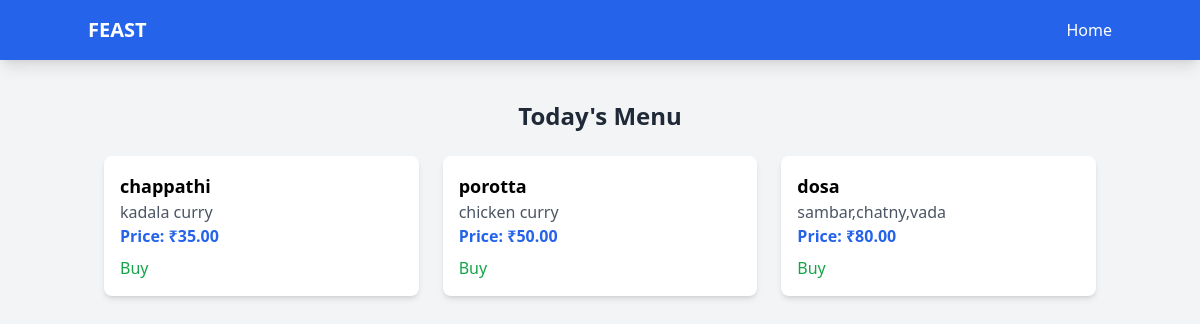
/menu/, run on an earlier commit of the app's database.
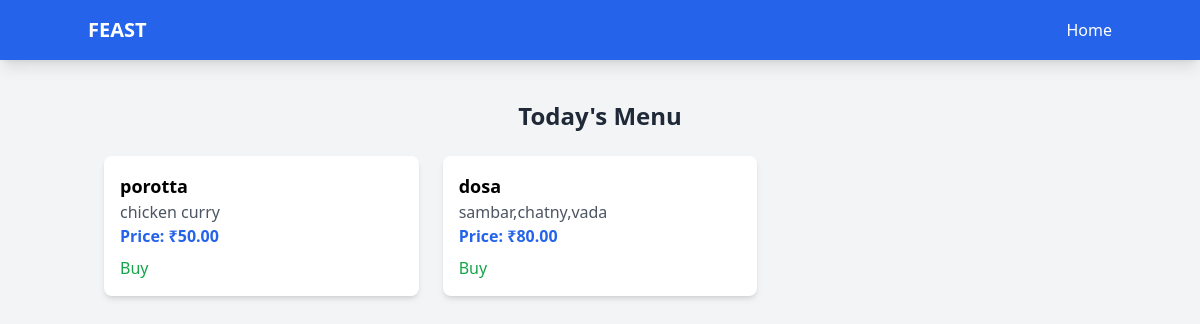
And on a later commit of the database.
### feast/models.py (models this page shows, shortened)
class Menu(models.Model):
    CATEGORY_CHOICES = [
        ('breakfast', 'Breakfast'),
        ('lunch', 'Lunch'),
        ('snacks', 'Snacks'),
        ('dinner', 'Dinner'),
    ]
    name = models.CharField(max_length=100)
    description = models.TextField(blank=True, null=True)
    price = models.DecimalField(max_digits=6, decimal_places=2)
    category = models.CharField(max_length=10, choices=CATEGORY_CHOICES)
    available = models.BooleanField(default=True)
    created_at = models.DateTimeField(auto_now_add=True)

### feast/views.py (the view)
# urls.py: path('menu/', menu_list, name='menu_list'),
def menu_list(request):
    menu_items = Menu.objects.all()
    return render(request, 'menu_list.html', {'menu_items': menu_items})

### templates/menu_list.html (shortened to what this page needs)
<!DOCTYPE html>
<html lang="en">
<head>
    <script src="https://cdn.tailwindcss.com"></script>
</head>
<body class="bg-gray-100">
    <nav class="bg-blue-600 p-4 text-white shadow-lg">
        <div class="container mx-auto flex justify-between items-center">
            <a href="#" class="text-xl font-bold">FEAST</a>
            <ul class="hidden md:flex space-x-6" id="menu">
                <li><a href="{% url 'home' %}" class="hover:text-gray-300">Home</a></li>
            </ul>
        </div>
    </nav>
    <div class="container mx-auto mt-6 p-4">
        <h1 class="text-2xl font-bold text-center text-gray-800">Today's Menu</h1>
        <div class="grid grid-cols-1 sm:grid-cols-2 lg:grid-cols-3 gap-6 mt-6">
            {% for item in menu_items %}
                <div class="bg-white p-4 rounded-lg shadow-md">
                    <h3 class="text-lg font-semibold">{{ item.name }}</h3>
                    <p class="text-gray-600">{{ item.description }}</p>
                    <p class="font-bold text-blue-600">Price: ₹{{ item.price }}</p>
                    {% if user.is_superuser %}
                        <a href="{% url 'delete_menu_item' item.id %}"
                           class="text-red-600 hover:text-red-800 font-medium block mt-2">
                            Delete
                        </a>
                        {% else %}
                        <a href="{% url 'buy_menu_item' item.id %}"
                           class="text-green-600 hover:text-green-800 font-medium block mt-2">
                            Buy
                        </a>
                    {% endif %}
                </div>
            {% endfor %}
        </div>
    </div>
</body>
</html>

What changed in the data, as far as the page shows it:
removed Menu: name "chappathi", description "kadala curry", price "35.00"
